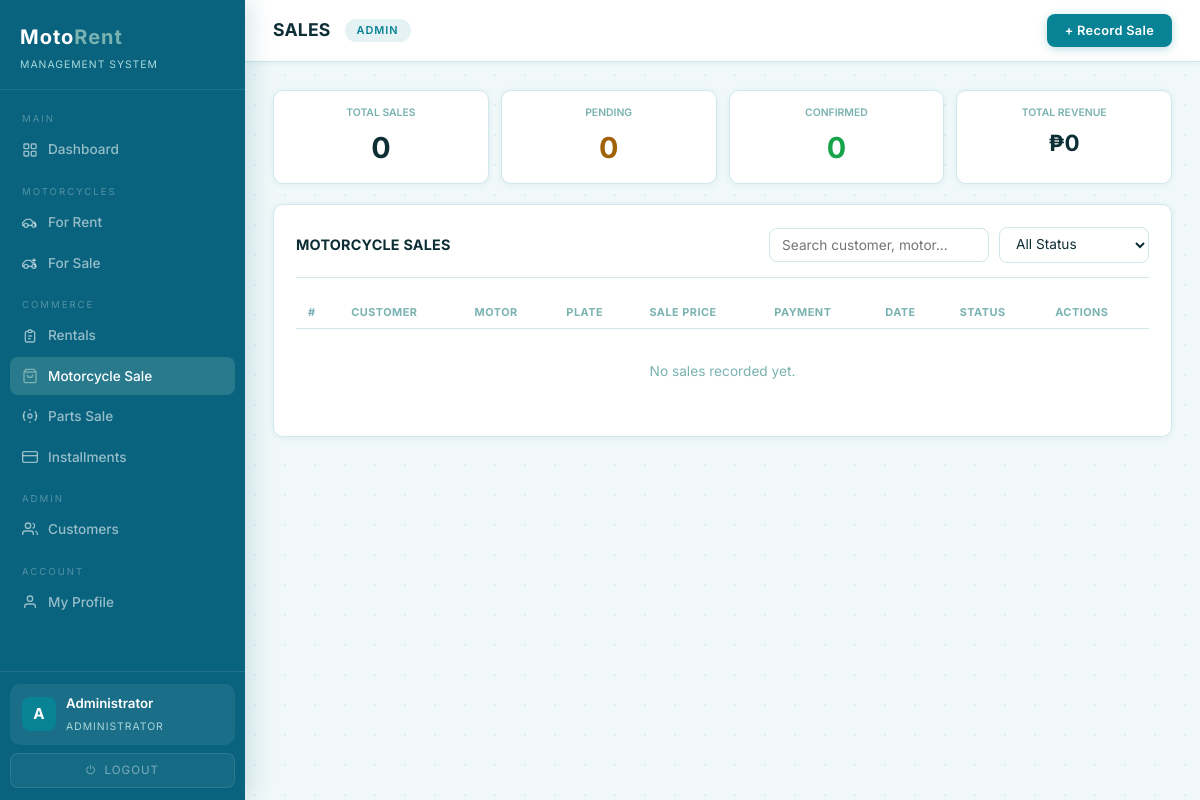
Page /sales/motors (signed in) on the earlier database version.
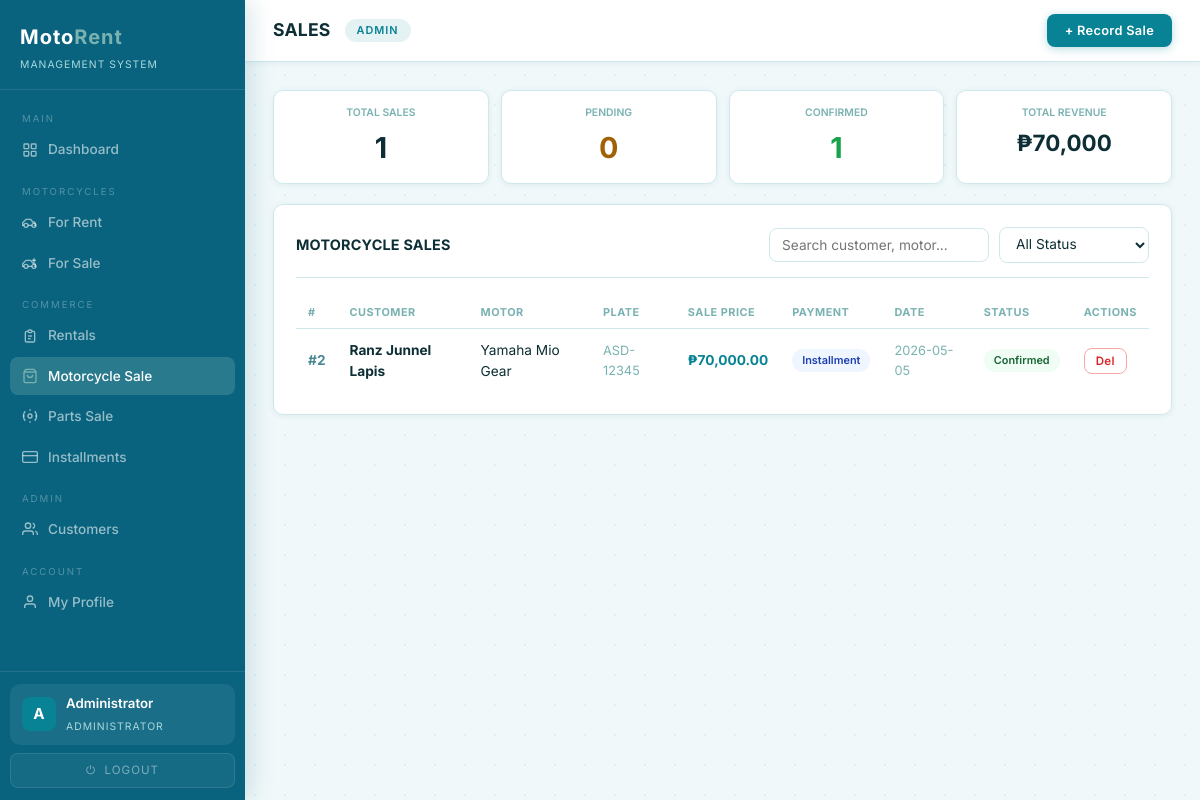
Same page on the later database version.
### tables this page shows
CREATE TABLE motor_sales (
        id               INTEGER PRIMARY KEY AUTOINCREMENT,
        customer_id      INTEGER NOT NULL REFERENCES customers(id),
        sale_motor_id    INTEGER NOT NULL REFERENCES sale_motors(id),
        total_price      REAL    NOT NULL,
        payment_type     VARCHAR(20) DEFAULT 'Cash',
        down_payment     REAL    DEFAULT 0,
        installment_months INTEGER DEFAULT 0,
        sale_date        DATE    NOT NULL,
        status           VARCHAR(20) DEFAULT 'Pending',
        notes            TEXT,
        branch_id        INTEGER REFERENCES branches(id),
        created_at       TIMESTAMP DEFAULT CURRENT_TIMESTAMP);

CREATE TABLE sale_motors (
        id            INTEGER PRIMARY KEY AUTOINCREMENT,
        brand         VARCHAR(50) NOT NULL,
        model         VARCHAR(50) NOT NULL,
        year          INTEGER     NOT NULL,
        type          VARCHAR(30) NOT NULL,
        plate         VARCHAR(20) UNIQUE NOT NULL,
        selling_price REAL        NOT NULL,
        status        VARCHAR(30) DEFAULT 'Available',
        branch_id     INTEGER REFERENCES branches(id),
        notes         TEXT,
        created_at    TIMESTAMP DEFAULT CURRENT_TIMESTAMP);

### app.py (the view)
@app.route('/sales/motors')
@admin_required
def sales_motors():
    branch_id = get_branch_id()
    all_sales = get_all_sales(branch_id)
    return render_template('sales.html',
        sales=all_sales,
        available_motors=get_motors_for_sale(branch_id),
        customers=get_all_customers(),
    )

### app.py (called while the page is built)
def is_logged_in(): return 'user_id' in session

def is_admin(): return session.get('role') in ('admin', 'superadmin')

def is_superadmin(): return session.get('role') == 'superadmin'

def admin_required(f):
    from functools import wraps
    @wraps(f)
    def decorated(*args, **kwargs):
        if not is_logged_in():
            flash('Please log in first.', 'error')
            return redirect(url_for('login'))
        if not is_admin():
            return redirect(url_for('portal'))
        return f(*args, **kwargs)
    return decorated

def get_branch_id():
    if is_superadmin():
        return None
    return session.get('branch_id')

### dbhelper.py (called while the page is built)
def connect():
    base_path = os.path.dirname(os.path.abspath(__file__))
    db_path   = os.path.join(base_path, "motorent.db")
    conn      = sqlite3.connect(db_path)
    conn.row_factory = sqlite3.Row
    return conn

def _fetchall(sql, params=()):
    conn = connect(); cur = conn.cursor()
    try:
        cur.execute(sql, params); return cur.fetchall()
    finally:
        conn.close()

def get_all_customers():          return _fetchall("SELECT * FROM customers ORDER BY lastname")

def get_all_sales(branch_id=None):   return get_all_motor_sales(branch_id)

### templates/sales.html (shortened to what this page needs)
{% extends "base.html" %}
{% block page_title %}SALES{% endblock %}
{% block topbar_actions %}
  <button class="btn btn-primary" onclick="openModal('saleModal')">+ Record Sale</button>
{% endblock %}
{% block content %}
<div class="summary-row">
  {% set total_sales    = sales | length %}
  {% set pending_sales  = sales | selectattr('status', 'equalto', 'Pending')   | list | length %}
  {% set confirmed      = sales | selectattr('status', 'equalto', 'Confirmed') | list | length %}
  {% set total_revenue  = sales | sum(attribute='total_price') %}
  <div class="summary-card">
    <div class="summary-label">Total Sales</div>
    <div class="summary-value">{{ total_sales }}</div>
  </div>
  <div class="summary-card">
    <div class="summary-label">Pending</div>
    <div class="summary-value" style="color:#a16207;">{{ pending_sales }}</div>
  </div>
  <div class="summary-card">
    <div class="summary-label">Confirmed</div>
    <div class="summary-value" style="color:#16a34a;">{{ confirmed }}</div>
  </div>
  <div class="summary-card">
    <div class="summary-label">Total Revenue</div>
    <div class="summary-value" style="font-size:1.4rem;">&#8369;{{ '{:,.0f}'.format(total_revenue) }}</div>
  </div>
</div>
<div class="panel">
  <div class="panel-header">
    <div class="panel-title">MOTORCYCLE SALES</div>
    <div style="display:flex;gap:10px;align-items:center;">
      <input class="filter-input" id="sale-search"
             placeholder="Search customer, motor..."
             oninput="filterSaleRows()" style="width:220px;"/>
      <select class="filter-input" id="sale-status-filter" onchange="filterSaleRows()">
        <option value="">All Status</option>
      </select>
    </div>
  </div>
  <div class="table-wrap">
    <table>
      <thead>
        <tr>
          <th>#</th>
          <th>Customer</th>
          <th>Motor</th>
          <th>Plate</th>
          <th>Sale Price</th>
          <th>Payment</th>
          <th>Date</th>
          <th>Status</th>
          <th>Actions</th>
        </tr>
      </thead>
      <tbody id="sales-tbody">
        {% for s in sales %}
        <tr data-customer="{{ s.customer }}" data-motor="{{ s.motor }}" data-status="{{ s.status }}">
          <td><strong style="color:var(--muted2);">#{{ s.id }}</strong></td>
          <td><strong>{{ s.customer }}</strong></td>
          <td>{{ s.motor }}</td>
          <td style="color:var(--muted);font-size:0.8rem;">{{ s.plate }}</td>
          <td style="font-weight:700;color:var(--accent);">&#8369;{{ '{:,.2f}'.format(s.total_price) }}</td>
          <td>
            <span class="status status-{{ s.payment_type.lower() if s.payment_type else 'cash' }}">
              {{ s.payment_type or 'Cash' }}
            </span>
          </td>
          <td style="font-size:0.8rem;color:var(--muted);">{{ s.sale_date }}</td>
          <td>
            <span class="status status-{{ s.status.lower() }}">{{ s.status }}</span>
          </td>
          <td style="white-space:nowrap;">
            <button class="btn btn-danger btn-sm"
                    onclick="confirmSaleDelete({{ s.id }})">Del</button>
          </td>
        </tr>
        {% else %}
        <tr>
          <td colspan="9" style="text-align:center;color:var(--muted);padding:32px;">
            No sales recorded yet.
          </td>
        </tr>
        {% endfor %}
      </tbody>
    </table>
  </div>
</div>
{% endblock %}

Differences in the rows shown:
added motor_sales: id "2", customer "Ranz Junnel Lapis", motor "Yamaha Mio Gear", plate "ASD-12345", total_price "70,000.00", payment_type "Installment", sale_date "2026-05-05", status "Confirmed"
Other differences:
{{ total_sales }}: "0" → "1"
{{ confirmed }}: "0" → "1"
{{ '{:,.0f}'.format(total_revenue) }}: "0" → "70,000"
text no longer shown: "No sales recorded yet."
